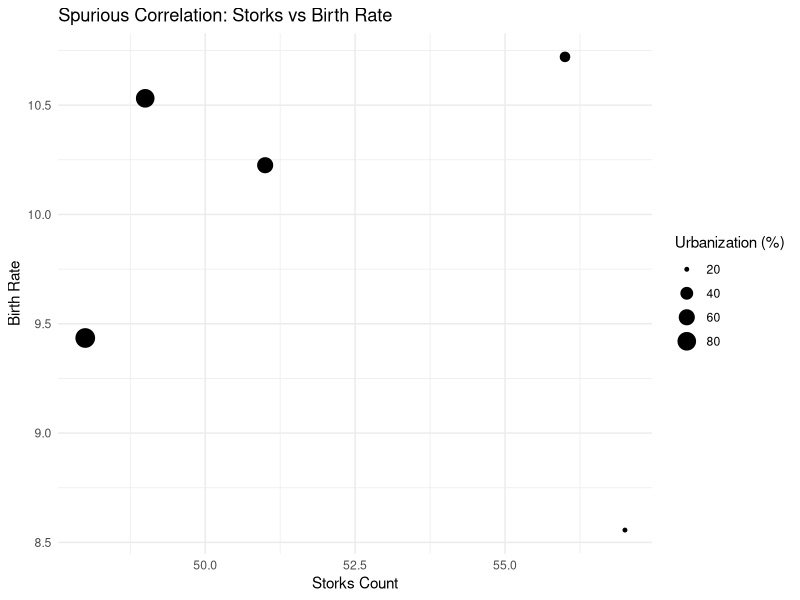

Reproduce this figure in R.
## ---- chunk 1
# Generate sample data for some regions
set.seed(987)
regions <- c("Urbanville", "Suburbia", "Ruraltown", "Cityville", "Countryside")
storks_count <- rpois(length(regions), lambda = 50)
birth_rate <- rnorm(length(regions), mean = 15, sd = 5)
urbanization <- c(80, 60, 30, 90, 20)  # Urbanization percentage for each region

# Creating a dataframe
data <- data.frame(Region = regions, StorksCount = storks_count, BirthRate = birth_rate, Urbanization = urbanization)

# Loading the ggplot2 library
library(ggplot2)

# Creating a scatter plot with size representing urbanization
ggplot(data, aes(x = StorksCount, y = BirthRate, size = Urbanization)) +
  geom_point() +
  labs(title = "Spurious Correlation: Storks vs Birth Rate",
       x = "Storks Count",
       y = "Birth Rate",
       size = "Urbanization (%)") +
  theme_minimal() 

